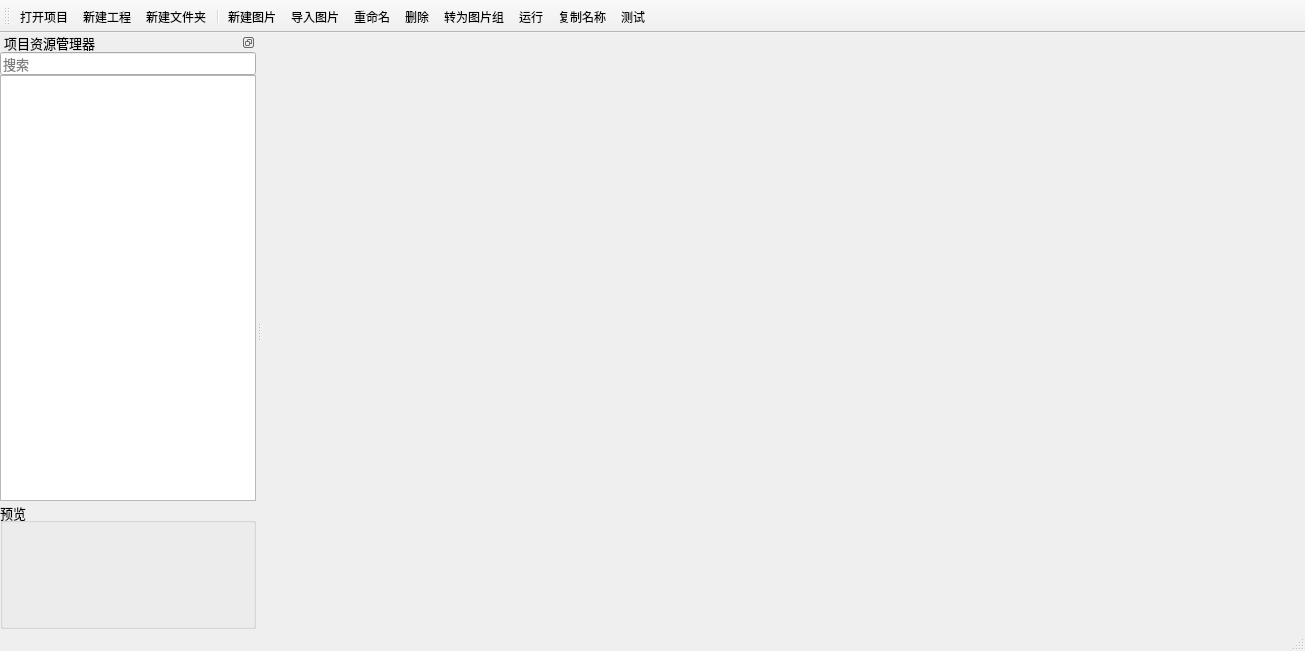
<?xml version="1.0" encoding="UTF-8"?>
<ui version="4.0">
 <class>MainWindow</class>
 <widget class="QMainWindow" name="MainWindow">
  <property name="geometry">
   <rect>
    <x>0</x>
    <y>0</y>
    <width>1305</width>
    <height>651</height>
   </rect>
  </property>
  <property name="acceptDrops">
   <bool>false</bool>
  </property>
  <property name="windowTitle">
   <string>BmpManager</string>
  </property>
  <property name="iconSize">
   <size>
    <width>64</width>
    <height>64</height>
   </size>
  </property>
  <widget class="QWidget" name="centralwidget">
   <layout class="QGridLayout" name="gridLayout_2">
    <property name="leftMargin">
     <number>0</number>
    </property>
    <property name="topMargin">
     <number>4</number>
    </property>
    <property name="rightMargin">
     <number>0</number>
    </property>
    <property name="bottomMargin">
     <number>0</number>
    </property>
    <property name="horizontalSpacing">
     <number>0</number>
    </property>
    <property name="verticalSpacing">
     <number>4</number>
    </property>
    <item row="0" column="0">
     <widget class="QStackedWidget" name="stackedWidget">
      <property name="currentIndex">
       <number>0</number>
      </property>
      <widget class="QWidget" name="pageDefault"/>
      <widget class="FormComImgEditor" name="pagePixelEditor"/>
      <widget class="FormPixelEditor" name="pageComImgEditor">
       <property name="acceptDrops">
        <bool>false</bool>
       </property>
      </widget>
     </widget>
    </item>
   </layout>
  </widget>
  <widget class="QMenuBar" name="menubar">
   <property name="geometry">
    <rect>
     <x>0</x>
     <y>0</y>
     <width>1305</width>
     <height>26</height>
    </rect>
   </property>
  </widget>
  <widget class="QStatusBar" name="statusbar"/>
  <widget class="QDockWidget" name="dockProject">
   <property name="font">
    <font>
     <family>Arial</family>
     <pointsize>10</pointsize>
    </font>
   </property>
   <property name="floating">
    <bool>false</bool>
   </property>
   <property name="features">
    <set>QDockWidget::DockWidgetFloatable|QDockWidget::DockWidgetMovable</set>
   </property>
   <property name="allowedAreas">
    <set>Qt::LeftDockWidgetArea|Qt::RightDockWidgetArea</set>
   </property>
   <property name="windowTitle">
    <string>项目资源管理器</string>
   </property>
   <attribute name="dockWidgetArea">
    <number>1</number>
   </attribute>
   <widget class="QWidget" name="dockWidgetContents">
    <layout class="QVBoxLayout" name="verticalLayout">
     <property name="spacing">
      <number>0</number>
     </property>
     <property name="leftMargin">
      <number>0</number>
     </property>
     <property name="topMargin">
      <number>0</number>
     </property>
     <property name="rightMargin">
      <number>0</number>
     </property>
     <property name="bottomMargin">
      <number>0</number>
     </property>
     <item>
      <widget class="QLineEdit" name="lineEditSerch">
       <property name="autoFillBackground">
        <bool>false</bool>
       </property>
       <property name="dragEnabled">
        <bool>false</bool>
       </property>
       <property name="placeholderText">
        <string>搜索</string>
       </property>
       <property name="clearButtonEnabled">
        <bool>true</bool>
       </property>
      </widget>
     </item>
     <item>
      <widget class="QSplitter" name="splitter">
       <property name="layoutDirection">
        <enum>Qt::LeftToRight</enum>
       </property>
       <property name="autoFillBackground">
        <bool>false</bool>
       </property>
       <property name="frameShadow">
        <enum>QFrame::Plain</enum>
       </property>
       <property name="orientation">
        <enum>Qt::Vertical</enum>
       </property>
       <property name="opaqueResize">
        <bool>true</bool>
       </property>
       <property name="handleWidth">
        <number>1</number>
       </property>
       <property name="childrenCollapsible">
        <bool>true</bool>
       </property>
       <widget class="QTreeView" name="treeViewProject">
        <property name="font">
         <font>
          <family>微软雅黑</family>
          <pointsize>11</pointsize>
         </font>
        </property>
        <property name="cursor" stdset="0">
         <cursorShape>ArrowCursor</cursorShape>
        </property>
        <property name="focusPolicy">
         <enum>Qt::ClickFocus</enum>
        </property>
        <property name="acceptDrops">
         <bool>true</bool>
        </property>
        <property name="editTriggers">
         <set>QAbstractItemView::EditKeyPressed</set>
        </property>
        <property name="showDropIndicator" stdset="0">
         <bool>false</bool>
        </property>
        <property name="dragEnabled">
         <bool>true</bool>
        </property>
        <property name="dragDropOverwriteMode">
         <bool>false</bool>
        </property>
        <property name="dragDropMode">
         <enum>QAbstractItemView::DragDrop</enum>
        </property>
        <property name="defaultDropAction">
         <enum>Qt::CopyAction</enum>
        </property>
        <property name="alternatingRowColors">
         <bool>false</bool>
        </property>
        <property name="indentation">
         <number>17</number>
        </property>
        <property name="animated">
         <bool>true</bool>
        </property>
        <property name="headerHidden">
         <bool>true</bool>
        </property>
        <property name="expandsOnDoubleClick">
         <bool>false</bool>
        </property>
        <attribute name="headerVisible">
         <bool>false</bool>
        </attribute>
       </widget>
       <widget class="QGroupBox" name="groupBox">
        <property name="title">
         <string>预览</string>
        </property>
        <layout class="QGridLayout" name="gridLayout">
         <item row="0" column="0">
          <widget class="QLabel" name="labelPreview">
           <property name="text">
            <string/>
           </property>
          </widget>
         </item>
        </layout>
       </widget>
      </widget>
     </item>
    </layout>
   </widget>
  </widget>
  <widget class="QToolBar" name="toolBar">
   <property name="windowTitle">
    <string>toolBar</string>
   </property>
   <property name="layoutDirection">
    <enum>Qt::LeftToRight</enum>
   </property>
   <property name="autoFillBackground">
    <bool>false</bool>
   </property>
   <property name="movable">
    <bool>true</bool>
   </property>
   <property name="orientation">
    <enum>Qt::Horizontal</enum>
   </property>
   <property name="iconSize">
    <size>
     <width>40</width>
     <height>40</height>
    </size>
   </property>
   <property name="toolButtonStyle">
    <enum>Qt::ToolButtonIconOnly</enum>
   </property>
   <property name="floatable">
    <bool>true</bool>
   </property>
   <attribute name="toolBarArea">
    <enum>TopToolBarArea</enum>
   </attribute>
   <attribute name="toolBarBreak">
    <bool>false</bool>
   </attribute>
   <addaction name="actOpenProject"/>
   <addaction name="actNewProject"/>
   <addaction name="actNewFolder"/>
   <addaction name="separator"/>
   <addaction name="actNewImg"/>
   <addaction name="actImportImg"/>
   <addaction name="actRename"/>
   <addaction name="actDelete"/>
   <addaction name="actGrpImgTransform"/>
   <addaction name="actRun"/>
   <addaction name="actCopyName"/>
   <addaction name="actTest"/>
  </widget>
  <action name="actOpenProject">
   <property name="icon">
    <iconset resource="Img.qrc">
     <normaloff>:/Image/Toolbar/OpenProject.svg</normaloff>:/Image/Toolbar/OpenProject.svg</iconset>
   </property>
   <property name="text">
    <string>打开项目</string>
   </property>
   <property name="priority">
    <enum>QAction::NormalPriority</enum>
   </property>
  </action>
  <action name="actNew">
   <property name="icon">
    <iconset>
     <normaloff>:/Image/TreeIco/Project.png</normaloff>:/Image/TreeIco/Project.png</iconset>
   </property>
   <property name="text">
    <string>新建</string>
   </property>
   <property name="toolTip">
    <string>新建...</string>
   </property>
   <property name="menuRole">
    <enum>QAction::TextHeuristicRole</enum>
   </property>
  </action>
  <action name="actNewProject">
   <property name="icon">
    <iconset resource="Img.qrc">
     <normaloff>:/Image/Toolbar/NewProject.svg</normaloff>:/Image/Toolbar/NewProject.svg</iconset>
   </property>
   <property name="text">
    <string>新建工程</string>
   </property>
  </action>
  <action name="actNewFolder">
   <property name="icon">
    <iconset resource="Img.qrc">
     <normaloff>:/Image/Toolbar/NewFolder.svg</normaloff>:/Image/Toolbar/NewFolder.svg</iconset>
   </property>
   <property name="text">
    <string>新建文件夹</string>
   </property>
  </action>
  <action name="actRename">
   <property name="icon">
    <iconset resource="Img.qrc">
     <normaloff>:/Image/Toolbar/Rename.svg</normaloff>:/Image/Toolbar/Rename.svg</iconset>
   </property>
   <property name="text">
    <string>重命名</string>
   </property>
   <property name="menuRole">
    <enum>QAction::AboutQtRole</enum>
   </property>
  </action>
  <action name="actNewImg">
   <property name="icon">
    <iconset resource="Img.qrc">
     <normaloff>:/Image/Toolbar/NewImage.svg</normaloff>:/Image/Toolbar/NewImage.svg</iconset>
   </property>
   <property name="text">
    <string>新建图片</string>
   </property>
   <property name="toolTip">
    <string>新建图片</string>
   </property>
  </action>
  <action name="actImportImg">
   <property name="icon">
    <iconset resource="Img.qrc">
     <normaloff>:/Image/Toolbar/ImportFromImage.svg</normaloff>:/Image/Toolbar/ImportFromImage.svg</iconset>
   </property>
   <property name="text">
    <string>导入图片</string>
   </property>
  </action>
  <action name="actDelete">
   <property name="icon">
    <iconset resource="Img.qrc">
     <normaloff>:/Image/Toolbar/Delete.svg</normaloff>:/Image/Toolbar/Delete.svg</iconset>
   </property>
   <property name="text">
    <string>删除</string>
   </property>
  </action>
  <action name="actTest">
   <property name="text">
    <string>测试</string>
   </property>
  </action>
  <action name="actGrpImgTransform">
   <property name="icon">
    <iconset resource="Img.qrc">
     <normaloff>:/Image/Toolbar/Transform.svg</normaloff>:/Image/Toolbar/Transform.svg</iconset>
   </property>
   <property name="text">
    <string>转为图片组</string>
   </property>
  </action>
  <action name="actRun">
   <property name="icon">
    <iconset resource="Img.qrc">
     <normaloff>:/Image/Toolbar/Run.svg</normaloff>:/Image/Toolbar/Run.svg</iconset>
   </property>
   <property name="text">
    <string>运行</string>
   </property>
  </action>
  <action name="actCopyName">
   <property name="icon">
    <iconset resource="Img.qrc">
     <normaloff>:/Image/Toolbar/Copy.svg</normaloff>:/Image/Toolbar/Copy.svg</iconset>
   </property>
   <property name="text">
    <string>复制名称</string>
   </property>
  </action>
 </widget>
 <customwidgets>
  <customwidget>
   <class>FormPixelEditor</class>
   <extends>QWidget</extends>
   <header location="global">formpixeleditor.h</header>
   <container>1</container>
  </customwidget>
  <customwidget>
   <class>FormComImgEditor</class>
   <extends>QWidget</extends>
   <header location="global">formcomimgeditor.h</header>
   <container>1</container>
  </customwidget>
 </customwidgets>
 <resources>
  <include location="Img.qrc"/>
 </resources>
 <connections/>
</ui>
